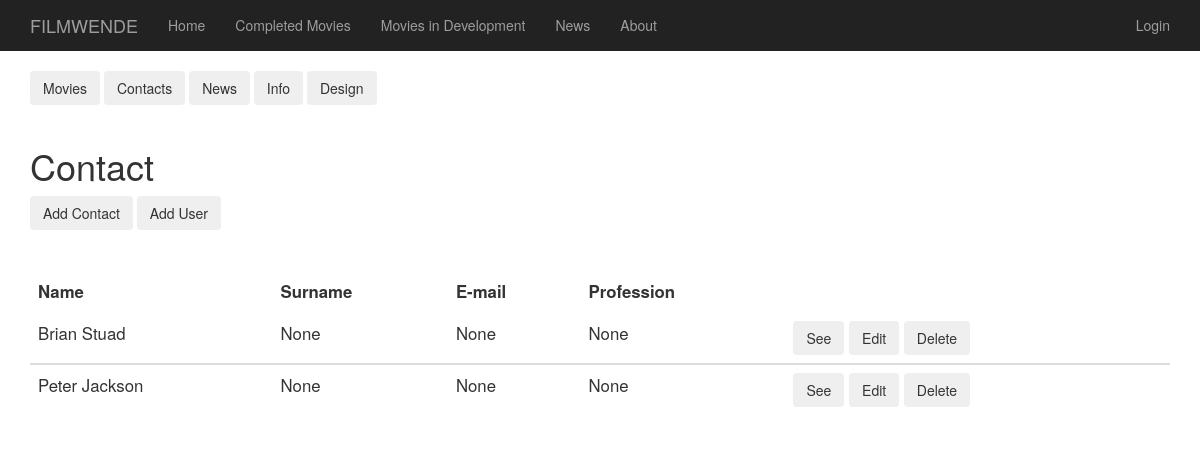
Before: /dashboard_contacts with the older database file.
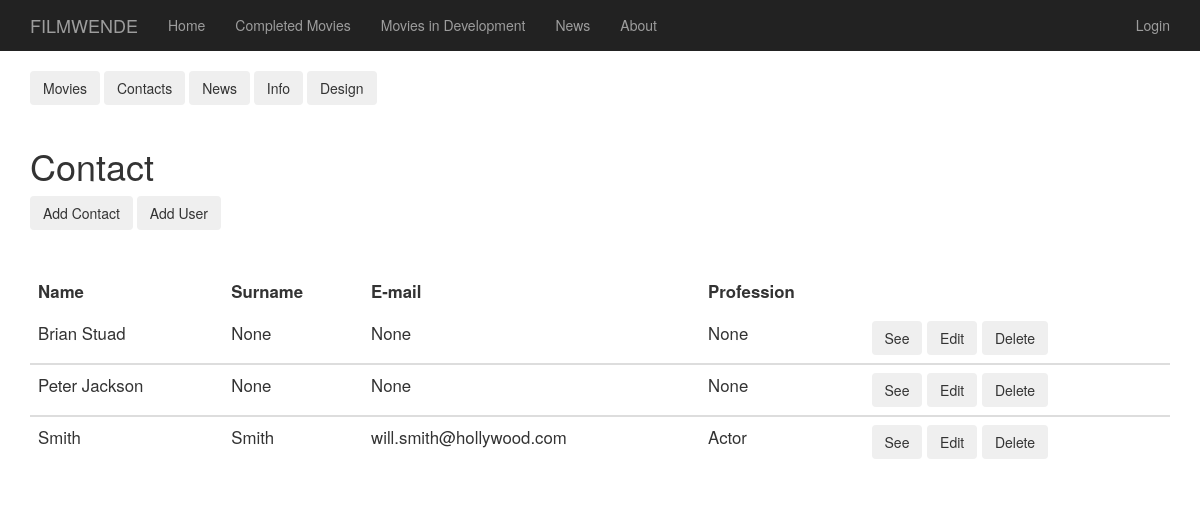
After: the same page with the newer database file.
### app/models.py (models this page shows, shortened)
class Contact(db.Model):
    __tablename__ = "contacts"
    id = db.Column(db.Integer, primary_key = True)
    name = db.Column(db.String(32))
    surname = db.Column(db.String(32))
    email = db.Column(db.String(120))
    profession = db.Column(db.String(120))

### app/routes.py (the view)
@app.route ('/dashboard_contacts')
def dashboard_contacts():
    contacts = Contact.query.all()
    return render_template('dashboard_contacts.html',contacts=contacts)

### app/templates/dashboard_contacts.html
{% extends "base2.html" %}
{% block content %}
  <div class="container">
  {% include '_dashboard.html' %}
  <div class="col"><hr></div>
  <h1>Contact</h1>
  <button type="button" class="btn btn-outline-secondary" onclick ="window.location = '/edit_contact';"> Add Contact</button>
  <button type="button" class="btn btn-outline-secondary" onclick ="window.location = '/register';"> Add User</button>
  <div class="col"><hr></div>
  {% if contacts | length > 0 %}
  <table class="table">
    <thead>
      <tr>
        <th scope="col">Name</th>
        <th scope="col">Surname</th>
        <th scope="col">E-mail</th>
        <th scope="col">Profession</th>
        <th scope="col"></th>
      </tr>
    </thead>
    {%for contact in contacts%}
    <tbody>
      <tr>
        <td>{{contact.name}}</td>
        <td>{{contact.surname}}</td>
        <td>{{contact.email}}</td>
        <td>{{contact.profession}}</td>
        <td>
          <button type="button" class="btn btn-outline-secondary" onclick ="window.location = '/contacts/{{contact.id}}';"> See </button>
          <button type="button" class="btn btn-outline-secondary" onclick ="window.location = '/edit_contact?id={{contact.id}}';"> Edit </button>
          <button type="button" class="btn btn-outline-secondary" onclick ="window.location = '/delete_contact?id={{contact.id}}';"> Delete </button>
        </td>
      </tr>
    </tbody>
    {%endfor%}
  </table>
{%else%}
  <i>No movie yet.</i>
{%endif%}
  </div>
{%endblock%}

Changed rows visible on the page:
added Contact: name "Smith", surname "Smith", email "will.smith@hollywood.com", profession "Actor"
